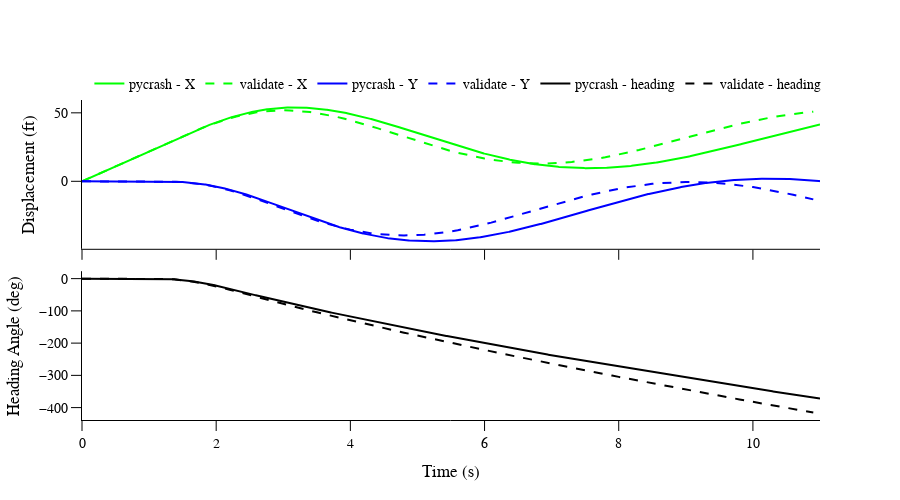
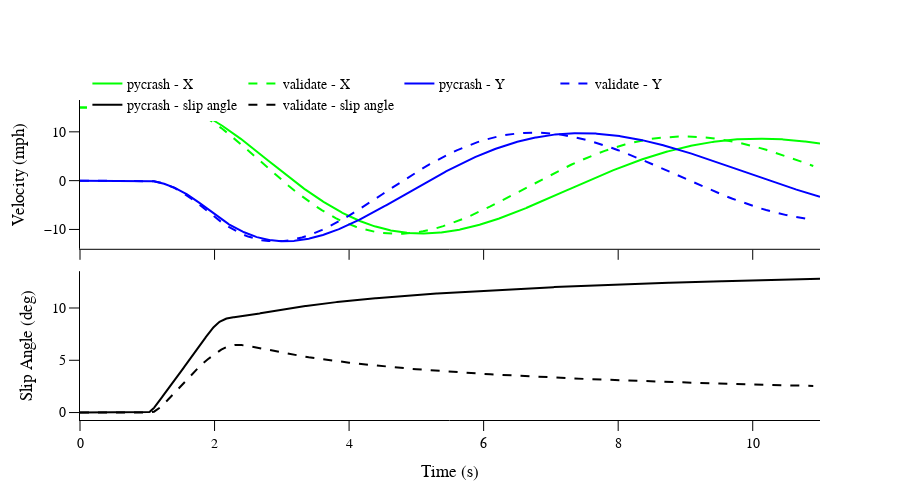

Notebook code for these charts, in order:
### Code cell
compare_kinematics(run.veh.model, df, 'pycrash', 'validate')

### Figure 1 — Plotly figure (JSON) as saved in the notebook; plotly's stock layout.template omitted (floating-point values rounded to 4 significant figures; data arrays with more than 128 entries replaced by an {"elided": "..."} marker saying what was removed)
{"data": [{"line": {"color": "rgb(0, 255, 0)", "width": 2}, "mode": "lines", "name": "pycrash - X", "type": "scatter", "x": {"elided": "1101 float values"}, "xaxis": "x", "y": {"elided": "1101 float values"}, "yaxis": "y"}, {"line": {"color": "rgb(0, 255, 0)", "dash": "dash", "width": 2}, "mode": "lines", "name": "validate - X", "type": "scatter", "x": [0.0, 0.1, 0.2, 0.3, 0.4, 0.5, 0.6, 0.7, 0.8, 0.9, 1.0, 1.1, 1.2, 1.3, 1.4, 1.5, 1.6, 1.7, 1.8, 1.9, 2.0, 2.1, 2.2, 2.3, 2.4, 2.5, 2.6, 2.7, 2.8, 2.9, 3.0, 3.1, 3.2, 3.3, 3.4, 3.5, 3.6, 3.7, 3.8, 3.9, 4.0, 4.1, 4.2, 4.3, 4.4, 4.5, 4.6, 4.7, 4.8, 4.9, 5.0, 5.1, 5.2, 5.3, 5.4, 5.5, 5.6, 5.7, 5.8, 5.9, 6.0, 6.1, 6.2, 6.3, 6.4, 6.5, 6.6, 6.7, 6.8, 6.9, 7.0, 7.1, 7.2, 7.3, 7.4, 7.5, 7.6, 7.7, 7.8, 7.9, 8.0, 8.1, 8.2, 8.3, 8.4, 8.5, 8.6, 8.7, 8.8, 8.9, 9.0, 9.1, 9.2, 9.3, 9.4, 9.5, 9.6, 9.7, 9.8, 9.9, 10.0, 10.1, 10.2, 10.3, 10.4, 10.5, 10.6, 10.7, 10.8, 10.9], "xaxis": "x", "y": [0.0, 2.2, 4.4, 6.6, 8.8, 11.0, 13.2, 15.4, 17.6, 19.8, 22.0, 24.2, 26.4, 28.59, 30.77, 32.93, 35.06, 37.14, 39.15, 41.06, 42.86, 44.51, 46.01, 47.35, 48.52, 49.52, 50.34, 50.98, 51.43, 51.71, 51.82, 51.75, 51.51, 51.11, 50.57, 49.87, 49.04, 48.09, 47.02, 45.85, 44.58, 43.23, 41.81, 40.34, 38.81, 37.25, 35.67, 34.08, 32.48, 30.89, 29.32, 27.78, 26.28, 24.83, 23.43, 22.1, 20.84, 19.65, 18.55, 17.54, 16.62, 15.8, 15.08, 14.46, 13.94, 13.54, 13.24, 13.05, 12.97, 12.99, 13.12, 13.35, 13.68, 14.11, 14.64, 15.25, 15.95, 16.73, 17.59, 18.52, 19.52, 20.57, 21.68, 22.84, 24.05, 25.28, 26.55, 27.84, 29.15, 30.48, 31.8, 33.13, 34.45, 35.75, 37.04, 38.3, 39.53, 40.73, 41.89, 43.0, 44.07, 45.08, 46.04, 46.93, 47.77, 48.53, 49.23, 49.85, 50.4, 50.88], "yaxis": "y"}, {"line": {"color": "rgb(0, 0, 255)", "width": 2}, "mode": "lines", "name": "pycrash - Y", "type": "scatter", "x": {"elided": "1101 float values"}, "xaxis": "x", "y": {"elided": "1101 float values"}, "yaxis": "y"}, {"line": {"color": "rgb(0, 0, 255)", "dash": "dash", "width": 2}, "mode": "lines", "name": "validate - Y", "type": "scatter", "x": [0.0, 0.1, 0.2, 0.3, 0.4, 0.5, 0.6, 0.7, 0.8, 0.9, 1.0, 1.1, 1.2, 1.3, 1.4, 1.5, 1.6, 1.7, 1.8, 1.9, 2.0, 2.1, 2.2, 2.3, 2.4, 2.5, 2.6, 2.7, 2.8, 2.9, 3.0, 3.1, 3.2, 3.3, 3.4, 3.5, 3.6, 3.7, 3.8, 3.9, 4.0, 4.1, 4.2, 4.3, 4.4, 4.5, 4.6, 4.7, 4.8, 4.9, 5.0, 5.1, 5.2, 5.3, 5.4, 5.5, 5.6, 5.7, 5.8, 5.9, 6.0, 6.1, 6.2, 6.3, 6.4, 6.5, 6.6, 6.7, 6.8, 6.9, 7.0, 7.1, 7.2, 7.3, 7.4, 7.5, 7.6, 7.7, 7.8, 7.9, 8.0, 8.1, 8.2, 8.3, 8.4, 8.5, 8.6, 8.7, 8.8, 8.9, 9.0, 9.1, 9.2, 9.3, 9.4, 9.5, 9.6, 9.7, 9.8, 9.9, 10.0, 10.1, 10.2, 10.3, 10.4, 10.5, 10.6, 10.7, 10.8, 10.9], "xaxis": "x", "y": [0.0, 0.0, 0.0, 0.0, 0.0, 0.0, 0.0, 0.0, 0.0, 0.0, 0.0, -0.0088, -0.04767, -0.1408, -0.3109, -0.5808, -0.9717, -1.501, -2.182, -3.024, -4.03, -5.196, -6.506, -7.944, -9.492, -11.13, -12.84, -14.61, -16.41, -18.23, -20.05, -21.86, -23.64, -25.37, -27.04, -28.65, -30.17, -31.6, -32.93, -34.16, -35.27, -36.25, -37.12, -37.85, -38.45, -38.92, -39.26, -39.46, -39.52, -39.46, -39.27, -38.96, -38.52, -37.97, -37.31, -36.55, -35.68, -34.73, -33.69, -32.58, -31.39, -30.15, -28.85, -27.51, -26.13, -24.72, -23.3, -21.86, -20.41, -18.98, -17.55, -16.14, -14.76, -13.41, -12.1, -10.84, -9.628, -8.474, -7.384, -6.361, -5.409, -4.533, -3.736, -3.021, -2.39, -1.846, -1.39, -1.024, -0.7487, -0.5639, -0.4693, -0.4649, -0.55, -0.7231, -0.9827, -1.327, -1.753, -2.258, -2.839, -3.494, -4.219, -5.009, -5.862, -6.773, -7.737, -8.75, -9.807, -10.9, -12.03, -13.19], "yaxis": "y"}, {"line": {"color": "rgb(0, 0, 0)", "width": 2}, "mode": "lines", "name": "pycrash - heading", "type": "scatter", "x": {"elided": "1101 float values"}, "xaxis": "x2", "y": {"elided": "1101 float values"}, "yaxis": "y2"}, {"line": {"color": "rgb(0, 0, 0)", "dash": "dash", "width": 2}, "mode": "lines", "name": "validate - heading", "type": "scatter", "x": [0.0, 0.1, 0.2, 0.3, 0.4, 0.5, 0.6, 0.7, 0.8, 0.9, 1.0, 1.1, 1.2, 1.3, 1.4, 1.5, 1.6, 1.7, 1.8, 1.9, 2.0, 2.1, 2.2, 2.3, 2.4, 2.5, 2.6, 2.7, 2.8, 2.9, 3.0, 3.1, 3.2, 3.3, 3.4, 3.5, 3.6, 3.7, 3.8, 3.9, 4.0, 4.1, 4.2, 4.3, 4.4, 4.5, 4.6, 4.7, 4.8, 4.9, 5.0, 5.1, 5.2, 5.3, 5.4, 5.5, 5.6, 5.7, 5.8, 5.9, 6.0, 6.1, 6.2, 6.3, 6.4, 6.5, 6.6, 6.7, 6.8, 6.9, 7.0, 7.1, 7.2, 7.3, 7.4, 7.5, 7.6, 7.7, 7.8, 7.9, 8.0, 8.1, 8.2, 8.3, 8.4, 8.5, 8.6, 8.7, 8.8, 8.9, 9.0, 9.1, 9.2, 9.3, 9.4, 9.5, 9.6, 9.7, 9.8, 9.9, 10.0, 10.1, 10.2, 10.3, 10.4, 10.5, 10.6, 10.7, 10.8, 10.9], "xaxis": "x2", "y": [0.0, 0.0, 0.0, 0.0, 0.0, 0.0, 0.0, 0.0, 0.0, 0.0, 0.0, -0.06, -0.46, -1.39, -2.88, -4.97, -7.66, -10.94, -14.76, -19.09, -23.88, -29.08, -34.55, -40.14, -45.77, -51.37, -56.92, -62.42, -67.86, -73.25, -78.58, -83.86, -89.1, -94.29, -99.43, -104.5, -109.6, -114.6, -119.6, -124.5, -129.4, -134.3, -139.2, -144.0, -148.7, -153.5, -158.2, -162.9, -167.5, -172.2, -176.8, -181.3, -185.9, -190.4, -194.9, -199.4, -203.8, -208.2, -212.7, -217.1, -221.4, -225.8, -230.1, -234.4, -238.7, -242.9, -247.2, -251.4, -255.6, -259.8, -263.9, -268.1, -272.2, -276.4, -280.5, -284.6, -288.6, -292.7, -296.7, -300.7, -304.8, -308.7, -312.7, -316.7, -320.6, -324.6, -328.5, -332.4, -336.3, -340.2, -344.1, -347.9, -351.8, -355.6, -359.4, -363.2, -367.0, -370.8, -374.6, -378.4, -382.1, -385.9, -389.6, -393.3, -397.0, -400.7, -404.4, -408.1, -411.7, -415.4], "yaxis": "y2"}], "layout": {"autosize": false, "font": {"color": "black", "family": "Arial", "size": 14}, "height": 500, "legend": {"orientation": "h", "x": 0.01, "xanchor": "left", "y": 1.1, "yanchor": "top"}, "width": 900, "xaxis": {"anchor": "y", "domain": [0.0, 1.0], "linecolor": "black", "linewidth": 1, "matches": "x2", "showgrid": false, "showline": true, "showticklabels": false, "tickcolor": "black", "ticklen": 10, "ticks": "outside", "tickwidth": 1, "title": {"text": ""}, "zeroline": false}, "xaxis2": {"anchor": "y2", "domain": [0.0, 1.0], "linecolor": "black", "linewidth": 1, "showgrid": false, "showline": true, "tickcolor": "black", "ticklen": 10, "ticks": "outside", "tickwidth": 1, "title": {"text": "Time (s)"}, "zeroline": false}, "yaxis": {"anchor": "x", "domain": [0.535, 1.0], "linecolor": "black", "linewidth": 1, "showgrid": false, "showline": true, "tickcolor": "black", "ticklen": 10, "ticks": "outside", "tickwidth": 1, "title": {"text": "Displacement (ft)"}, "zeroline": false}, "yaxis2": {"anchor": "x2", "domain": [0.0, 0.465], "linecolor": "black", "linewidth": 1, "showgrid": false, "showline": true, "tickcolor": "black", "ticklen": 10, "ticks": "outside", "tickwidth": 1, "title": {"text": "Heading Angle (deg)"}, "zeroline": false}}}

### Figure 2 — Plotly figure (JSON) as saved in the notebook; plotly's stock layout.template omitted (floating-point values rounded to 4 significant figures; data arrays with more than 128 entries replaced by an {"elided": "..."} marker saying what was removed)
{"data": [{"line": {"color": "rgb(0, 255, 0)", "width": 2}, "mode": "lines", "name": "pycrash - X", "type": "scatter", "x": {"elided": "1101 float values"}, "xaxis": "x", "y": {"elided": "1101 float values"}, "yaxis": "y"}, {"line": {"color": "rgb(0, 255, 0)", "dash": "dash", "width": 2}, "mode": "lines", "name": "validate - X", "type": "scatter", "x": [0.0, 0.1, 0.2, 0.3, 0.4, 0.5, 0.6, 0.7, 0.8, 0.9, 1.0, 1.1, 1.2, 1.3, 1.4, 1.5, 1.6, 1.7, 1.8, 1.9, 2.0, 2.1, 2.2, 2.3, 2.4, 2.5, 2.6, 2.7, 2.8, 2.9, 3.0, 3.1, 3.2, 3.3, 3.4, 3.5, 3.6, 3.7, 3.8, 3.9, 4.0, 4.1, 4.2, 4.3, 4.4, 4.5, 4.6, 4.7, 4.8, 4.9, 5.0, 5.1, 5.2, 5.3, 5.4, 5.5, 5.6, 5.7, 5.8, 5.9, 6.0, 6.1, 6.2, 6.3, 6.4, 6.5, 6.6, 6.7, 6.8, 6.9, 7.0, 7.1, 7.2, 7.3, 7.4, 7.5, 7.6, 7.7, 7.8, 7.9, 8.0, 8.1, 8.2, 8.3, 8.4, 8.5, 8.6, 8.7, 8.8, 8.9, 9.0, 9.1, 9.2, 9.3, 9.4, 9.5, 9.6, 9.7, 9.8, 9.9, 10.0, 10.1, 10.2, 10.3, 10.4, 10.5, 10.6, 10.7, 10.8, 10.9], "xaxis": "x", "y": [15.0, 15.0, 15.0, 15.0, 15.0, 15.0, 15.0, 15.0, 15.0, 15.0, 15.0, 15.0, 14.98, 14.92, 14.82, 14.64, 14.37, 13.97, 13.42, 12.7, 11.8, 10.77, 9.69, 8.56, 7.39, 6.19, 4.97, 3.74, 2.51, 1.3, 0.11, -1.05, -2.17, -3.24, -4.25, -5.2, -6.09, -6.92, -7.66, -8.34, -8.94, -9.45, -9.89, -10.25, -10.53, -10.73, -10.85, -10.9, -10.88, -10.78, -10.61, -10.38, -10.08, -9.73, -9.32, -8.86, -8.35, -7.8, -7.22, -6.6, -5.94, -5.27, -4.57, -3.86, -3.13, -2.4, -1.67, -0.93, -0.2, 0.52, 1.23, 1.93, 2.6, 3.26, 3.89, 4.49, 5.06, 5.6, 6.1, 6.57, 7.01, 7.4, 7.75, 8.06, 8.33, 8.56, 8.74, 8.88, 8.98, 9.04, 9.05, 9.02, 8.95, 8.85, 8.7, 8.52, 8.3, 8.04, 7.75, 7.44, 7.09, 6.72, 6.32, 5.89, 5.45, 4.99, 4.51, 4.01, 3.51, 2.99], "yaxis": "y"}, {"line": {"color": "rgb(0, 0, 255)", "width": 2}, "mode": "lines", "name": "pycrash - Y", "type": "scatter", "x": {"elided": "1101 float values"}, "xaxis": "x", "y": {"elided": "1101 float values"}, "yaxis": "y"}, {"line": {"color": "rgb(0, 0, 255)", "dash": "dash", "width": 2}, "mode": "lines", "name": "validate - Y", "type": "scatter", "x": [0.0, 0.1, 0.2, 0.3, 0.4, 0.5, 0.6, 0.7, 0.8, 0.9, 1.0, 1.1, 1.2, 1.3, 1.4, 1.5, 1.6, 1.7, 1.8, 1.9, 2.0, 2.1, 2.2, 2.3, 2.4, 2.5, 2.6, 2.7, 2.8, 2.9, 3.0, 3.1, 3.2, 3.3, 3.4, 3.5, 3.6, 3.7, 3.8, 3.9, 4.0, 4.1, 4.2, 4.3, 4.4, 4.5, 4.6, 4.7, 4.8, 4.9, 5.0, 5.1, 5.2, 5.3, 5.4, 5.5, 5.6, 5.7, 5.8, 5.9, 6.0, 6.1, 6.2, 6.3, 6.4, 6.5, 6.6, 6.7, 6.8, 6.9, 7.0, 7.1, 7.2, 7.3, 7.4, 7.5, 7.6, 7.7, 7.8, 7.9, 8.0, 8.1, 8.2, 8.3, 8.4, 8.5, 8.6, 8.7, 8.8, 8.9, 9.0, 9.1, 9.2, 9.3, 9.4, 9.5, 9.6, 9.7, 9.8, 9.9, 10.0, 10.1, 10.2, 10.3, 10.4, 10.5, 10.6, 10.7, 10.8, 10.9], "xaxis": "x", "y": [0.0, 0.0, 0.0, 0.0, 0.0, 0.0, 0.0, 0.0, 0.0, 0.0, 0.0, -0.12, -0.41, -0.86, -1.46, -2.22, -3.11, -4.11, -5.18, -6.3, -7.42, -8.47, -9.4, -10.21, -10.9, -11.46, -11.89, -12.2, -12.38, -12.44, -12.39, -12.24, -11.98, -11.63, -11.2, -10.68, -10.09, -9.44, -8.72, -7.96, -7.16, -6.31, -5.45, -4.56, -3.65, -2.74, -1.82, -0.91, -0.02, 0.87, 1.73, 2.56, 3.37, 4.14, 4.87, 5.56, 6.21, 6.8, 7.35, 7.85, 8.29, 8.68, 9.01, 9.29, 9.51, 9.67, 9.78, 9.84, 9.84, 9.78, 9.68, 9.52, 9.32, 9.07, 8.78, 8.44, 8.07, 7.66, 7.21, 6.74, 6.24, 5.71, 5.16, 4.59, 4.01, 3.41, 2.8, 2.19, 1.57, 0.95, 0.34, -0.28, -0.88, -1.48, -2.06, -2.63, -3.18, -3.71, -4.22, -4.71, -5.17, -5.61, -6.02, -6.4, -6.75, -7.06, -7.35, -7.6, -7.82, -8.01], "yaxis": "y"}, {"line": {"color": "rgb(0, 0, 0)", "width": 2}, "mode": "lines", "name": "pycrash - slip angle", "type": "scatter", "x": {"elided": "1101 float values"}, "xaxis": "x2", "y": {"elided": "1101 float values"}, "yaxis": "y2"}, {"line": {"color": "rgb(0, 0, 0)", "dash": "dash", "width": 2}, "mode": "lines", "name": "validate - slip angle", "type": "scatter", "x": [0.0, 0.1, 0.2, 0.3, 0.4, 0.5, 0.6, 0.7, 0.8, 0.9, 1.0, 1.1, 1.2, 1.3, 1.4, 1.5, 1.6, 1.7, 1.8, 1.9, 2.0, 2.1, 2.2, 2.3, 2.4, 2.5, 2.6, 2.7, 2.8, 2.9, 3.0, 3.1, 3.2, 3.3, 3.4, 3.5, 3.6, 3.7, 3.8, 3.9, 4.0, 4.1, 4.2, 4.3, 4.4, 4.5, 4.6, 4.7, 4.8, 4.9, 5.0, 5.1, 5.2, 5.3, 5.4, 5.5, 5.6, 5.7, 5.8, 5.9, 6.0, 6.1, 6.2, 6.3, 6.4, 6.5, 6.6, 6.7, 6.8, 6.9, 7.0, 7.1, 7.2, 7.3, 7.4, 7.5, 7.6, 7.7, 7.8, 7.9, 8.0, 8.1, 8.2, 8.3, 8.4, 8.5, 8.6, 8.7, 8.8, 8.9, 9.0, 9.1, 9.2, 9.3, 9.4, 9.5, 9.6, 9.7, 9.8, 9.9, 10.0, 10.1, 10.2, 10.3, 10.4, 10.5, 10.6, 10.7, 10.8, 10.9], "xaxis": "x2", "y": [0.0, 0.0, 0.0, 0.0, 0.0, 0.0, 0.0, 0.0, 0.0, 0.0, 0.0, 0.08459, 0.5311, 1.172, 1.848, 2.545, 3.248, 3.942, 4.563, 5.102, 5.581, 6.022, 6.325, 6.454, 6.455, 6.371, 6.254, 6.126, 5.996, 5.867, 5.741, 5.62, 5.504, 5.394, 5.291, 5.192, 5.099, 5.011, 4.927, 4.846, 4.769, 4.695, 4.624, 4.556, 4.49, 4.427, 4.367, 4.308, 4.251, 4.197, 4.144, 4.093, 4.043, 3.996, 3.949, 3.904, 3.86, 3.818, 3.776, 3.736, 3.697, 3.659, 3.622, 3.586, 3.551, 3.517, 3.483, 3.451, 3.419, 3.388, 3.358, 3.328, 3.299, 3.271, 3.243, 3.216, 3.189, 3.163, 3.138, 3.113, 3.088, 3.064, 3.041, 3.018, 2.995, 2.973, 2.951, 2.93, 2.909, 2.889, 2.868, 2.849, 2.829, 2.81, 2.791, 2.773, 2.754, 2.736, 2.719, 2.702, 2.684, 2.668, 2.651, 2.635, 2.619, 2.603, 2.588, 2.572, 2.557, 2.543], "yaxis": "y2"}], "layout": {"autosize": false, "font": {"color": "black", "family": "Arial", "size": 14}, "height": 500, "legend": {"orientation": "h", "x": 0.01, "xanchor": "left", "y": 1.1, "yanchor": "top"}, "width": 900, "xaxis": {"anchor": "y", "domain": [0.0, 1.0], "linecolor": "black", "linewidth": 1, "matches": "x2", "showgrid": false, "showline": true, "showticklabels": false, "tickcolor": "black", "ticklen": 10, "ticks": "outside", "tickwidth": 1, "title": {"text": ""}, "zeroline": false}, "xaxis2": {"anchor": "y2", "domain": [0.0, 1.0], "linecolor": "black", "linewidth": 1, "showgrid": false, "showline": true, "tickcolor": "black", "ticklen": 10, "ticks": "outside", "tickwidth": 1, "title": {"text": "Time (s)"}, "zeroline": false}, "yaxis": {"anchor": "x", "domain": [0.535, 1.0], "linecolor": "black", "linewidth": 1, "showgrid": false, "showline": true, "tickcolor": "black", "ticklen": 10, "ticks": "outside", "tickwidth": 1, "title": {"text": "Velocity (mph)"}, "zeroline": false}, "yaxis2": {"anchor": "x2", "domain": [0.0, 0.465], "linecolor": "black", "linewidth": 1, "showgrid": false, "showline": true, "tickcolor": "black", "ticklen": 10, "ticks": "outside", "tickwidth": 1, "title": {"text": "Slip Angle (deg)"}, "zeroline": false}}}
